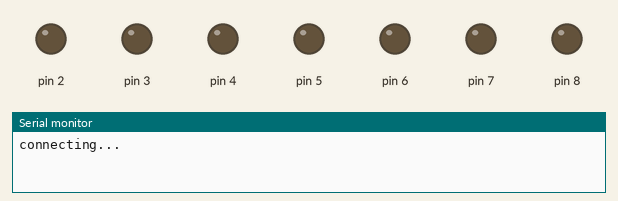
The sketch below on a simulated Arduino Uno, built for the host (arithmetic inside an expression is 32-bit, double 64-bit). On the bench: output pins drawn as LEDs (lit = HIGH), the last lines printed to the serial monitor. WiFi joins after 1.5 s; servers stay silent unless stated. At 1.7 s the program stops and its outputs stay as they are.

Above: at 0.1 s.
At 1.3 s:
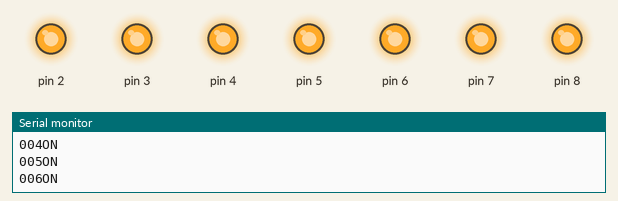
Timing chart, 0 to 2.8 s (numbered marks = the images above):
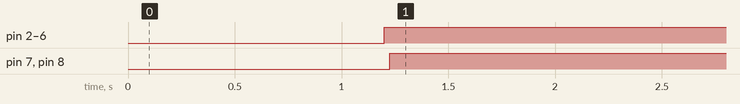

Measured:
- by itself, pin 2–8: LOW → HIGH at 1.2 s

The sketch:

Purple_city_LED.ino
```cpp
// TCP клиент, передает данные из UART серверу, от сервера в UART
#include <SPI.h>
#include <Ethernet.h>
unsigned long period_time = 1000;
unsigned long my_timer;
uint8_t  array1[2];
char test[7]="0000000";
char test1[7]="0000000";
// определяем конфигурацию сети
byte mac[] = {0xAE, 0xB5, 0x36, 0xE7, 0x4A, 0x5C}; // MAC-адрес
byte ip[] = {192, 168, 0, 104}; // IP-адрес клиента
byte ipServ[] = {192, 168, 0, 100}; // IP-адрес сервера
bool flag = true;
EthernetClient client; // создаем клиента

void setup() {
  for(int i=0;i<7;i++){
    pinMode(i+2,OUTPUT);
  }
  pinMode(A0,INPUT);
  my_timer = millis();
  Ethernet.begin(mac, ip); // инициализация контроллера
  Serial.begin(9600);
  Serial.println("connecting...");
  // устанавливаем соединение с сервером
  while (!client){
    if (client.connect(ipServ, 10000)) {
      Serial.println("connected"); // успешно
      client.flush();
    }
    else {
      Serial.println("connection failed"); // ошибка
    }
    delay (1000);
  }
 // client.write("Ard_1_", 6);
}

void loop() {
  // все, что приходит с сервера, печатаем в UART
  while (flag){
    client.write("1",1);
    char r[1];
    client.read(r,1);
    int cash = atoi(r);
    Serial.println(cash);
    if (cash=1){
      flag = false;
      Serial.println("Получен ответ");
    }
  }
  if (client.available()) {
    //char chr = client.read();

    client.read(test, 8);
    //client.write(chr);

    Serial.print("Получены данные - ");

    Serial.println(test);
    for (int i=0; i<7; i++){
      test1[i] = test[i];
    }

    Serial.print("Отправка данных - ");


    client.write(test,sizeof(test));
    Serial.print(test);
    Serial.println();
    for (int i=0; i<7; i++){
      test[i] = "";
    }
    client.flush();

  }

  // все, что приходит из UART, передаем серверу
 /* while (Serial.available() > 0) {
    char inChr = Serial.read();
    if (client.connected()) {
      client.print(inChr);
    }
  }
*/
  // если сервер отключился, останавливаем клиент
  if (!client.connected()) {
    Serial.println();
    Serial.println("disconnecting.");
    client.stop();
    while (true); // останавливается
  }

if (millis() - my_timer >= period_time)
{
       my_timer = millis();
   Serial.println(test1);
     for(int i=0;i<7;i++){
      Serial.print(test1[i]);
      int val;
      val=test1[i]-'0';
      Serial.print(val);
      if(val==1){
        digitalWrite(i+2,0);
         Serial.print(i);
        Serial.println("OFF");
      }
      if(val==0){
        Serial.print(i);
        Serial.println("ON");
        digitalWrite(i+2,1);
      }
     }
}


}
```
